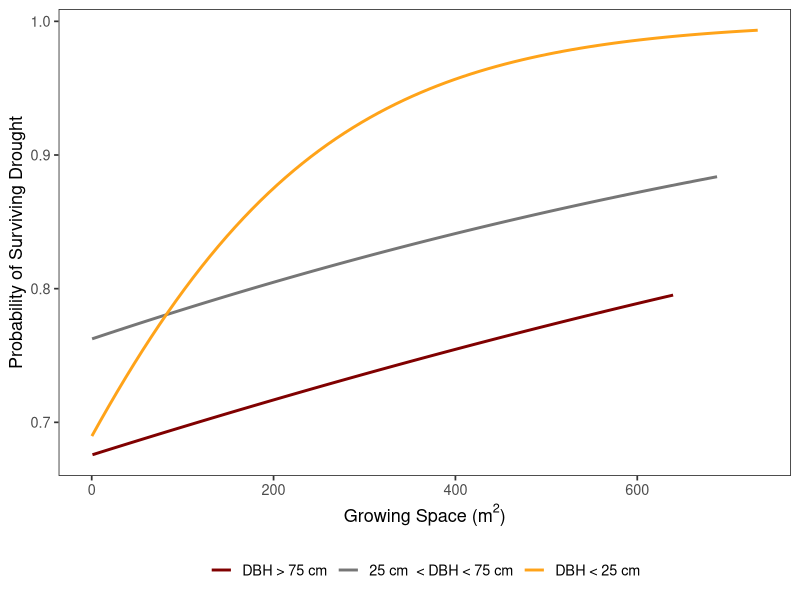
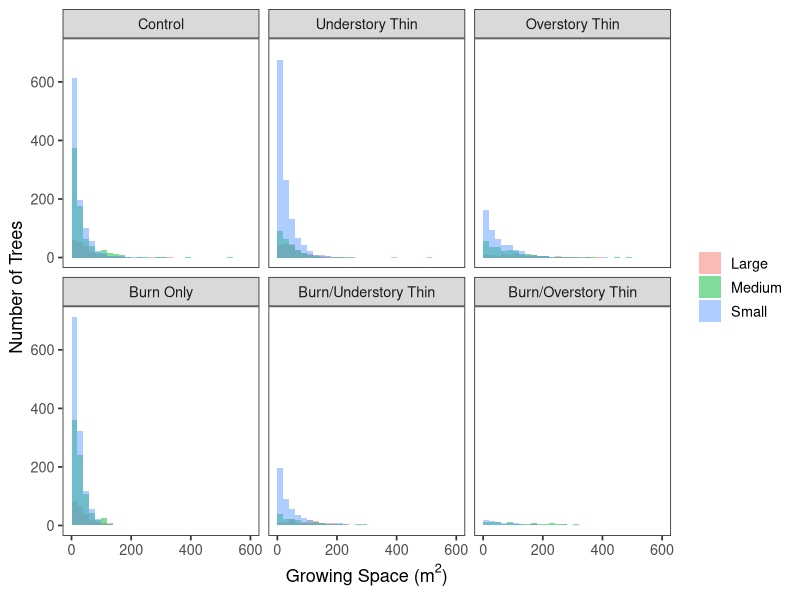
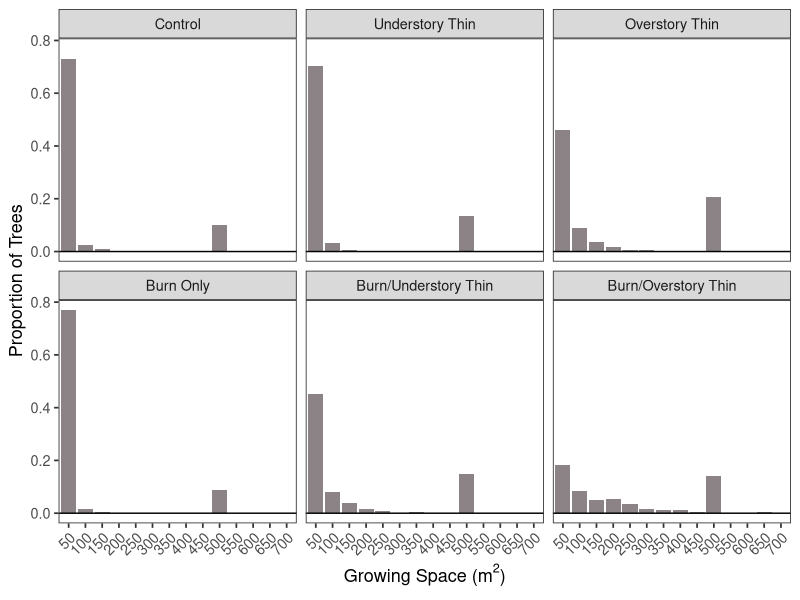

Here is the R script that generated these plots, in order: (Note: this script raises an error after producing the figures.)
#Set working directory
setwd("C:/Users/maris/Desktop/TEAK Carbon Manuscript Code (Feb)")
library(ggplot2)
library(ggsci)
library(data.table)


#Figure 1 - Logistic Regression of Survival Probability
ddd <- read.csv("ddd_800.csv")

ddd$Size <- NA
ddd[which(ddd$DBH_11 < 75 | ddd$DBH_11 > 25), "Size"] <- "Medium"
ddd[which(ddd$DBH_11 > 75), "Size"] <- "Large"
ddd[which(ddd$DBH_11 < 25), "Size"] <- "Small"

ddd$Area <- as.numeric(ddd$Area)
ddd$Treatment <- as.factor(ddd$Treatment)

ddd$SDD <- NA
ddd[which(ddd$DDD == "1"), "SDD"] <- 0
ddd[which(ddd$DDD == "0"), "SDD"] <- 1
ddd$sizeclass <- as.factor(ddd$sizeclass)

treatments <- c('bc' = "Burn/Understory Thin", 'bn' = "Burn Only", 'bs' = 'Burn/Overstory Thin', 'uc'= "Understory Thin", 'un'="Control", 'us'="Overstory Thin")

ddd$Treatment_ordered <- factor(ddd$Treatment, levels=c('un', 'uc','us', 'bn', 'bc', 'bs'))

p <-ggplot(ddd, aes(x=Growing.Space, y=SDD, colour=Size, group=Size)) + stat_smooth(method="glm", method.args=list(family="binomial"), se=FALSE)+ 
  ylab("Probability of Surviving Drought") +
  xlab(expression(paste("Growing Space (", m^2, ")")))+
  scale_color_uchicago(labels = c("DBH > 75 cm", "25 cm  < DBH < 75 cm", "DBH < 25 cm"))


size_log <- p + theme_bw(base_size=13) + theme(legend.title=element_blank()) + theme(panel.grid.major = element_blank(),panel.grid.minor = element_blank(), axis.line = element_blank())+
  theme(legend.position="bottom", legend.direction="horizontal", legend.spacing.x= unit(0.5, 'cm'))

ggsave("SurvivalRegression(no facet).png", plot=size_log, width= 8, height= 6, dpi = 500)

#Histogram
p <- ggplot(ddd, aes(Growing.Space, fill=Size)) + 
  ylab("Number of Trees")+
  xlab(expression(paste("Growing Space (", m^2, ")")))+
  geom_histogram(alpha=0.5, breaks=seq(0, 600, by = 20), position="identity")+
  facet_wrap(~Treatment_ordered, labeller = as_labeller(treatments))


hist_area <- p + theme_bw(base_size=13) + theme(legend.title=element_blank()) + theme(panel.grid.major = element_blank(),panel.grid.minor = element_blank(), axis.line = element_blank())

ggsave("growingspacedistribution(updatedwithsizeclass).png", plot=hist_area, width= 8, height= 6, dpi = 500)

#Reformatting the DDD dataframe

ddd$Growing.Space <- NA

ddd[ddd$Area <= 50, 'Growing.Space'] <- "0-50"
ddd[ddd$Area > 50 & ddd$Area <= 100, 'Growing.Space'] <- "50-100"
ddd[ddd$Area > 100 & ddd$Area <= 150, 'Growing.Space'] <- "100-150"
ddd[ddd$Area > 150 & ddd$Area <= 200, 'Growing.Space'] <- "150-200"
ddd[ddd$Area > 200 & ddd$Area <= 250, 'Growing.Space'] <- "200-250"
ddd[ddd$Area > 250 & ddd$Area <= 300, 'Growing.Space'] <- "250-300"
ddd[ddd$Area > 300 & ddd$Area <= 350, 'Growing.Space'] <- "300-350"
ddd[ddd$Area > 350 & ddd$Area <= 400, 'Growing.Space'] <- "350-400"
ddd[ddd$Area > 400 & ddd$Area <= 450, 'Growing.Space'] <- "400-450"
ddd[ddd$Area > 450 & ddd$Area <= 500, 'Growing.Space'] <- "450-500"
ddd[ddd$Area > 500 & ddd$Area <= 550, 'Growing.Space'] <- "500-550"
ddd[ddd$Area > 550 & ddd$Area <= 600, 'Growing.Space'] <- "550-600"
ddd[ddd$Area > 600 & ddd$Area <= 650, 'Growing.Space'] <- "600-650"

aggregate(count ~ Treatment, ddd, sum)

ddd$Total <- NA
ddd[ddd$Treatment == 'bc', 'Total'] <- 1061
ddd[ddd$Treatment == 'bn', 'Total'] <- 2619
ddd[ddd$Treatment == 'bs', 'Total'] <- 478
ddd[ddd$Treatment == 'uc', 'Total'] <- 1957
ddd[ddd$Treatment == 'un', 'Total'] <- 2269
ddd[ddd$Treatment == 'us', 'Total'] <- 1014

ddd$Prop <- ddd$count/ddd$Total

#Plotting Proportion of Trees rather than count of trees (doesn't look good)
ddd$Growing.Space <- as.factor(ddd$Growing.Space)

p <- ggplot(ddd, aes(x=Growing.Space, y=Prop)) + 
  ylab("Proportion of Trees")+
  xlab(expression(paste("Growing Space (", m^2, ")")))+
  geom_bar( stat="identity", fill="lavenderblush4")+
  scale_x_discrete(labels=c("50","100","150","200","250","300","350", "400", "450", "500", "550", "600", "650", "700"))+
  geom_hline(yintercept = 0)+
  facet_wrap(~Treatment_ordered, labeller = as_labeller(treatments))


bar_area <- p + theme_bw(base_size=13) + theme(legend.title=element_blank()) + theme(panel.grid.major = element_blank(),panel.grid.minor = element_blank()) + theme(axis.text.x=element_text(angle=45, hjust=1))

ggsave("growingspacedistribution(bargraph).png", plot=bar_area, width= 8, height= 6, dpi = 500)

#Line graph with frequency
size=c('Large'= "DBH > 75 cm", 'Medium'="25 cm < DBH < 75 cm", 'Small' = "DBH < 25 cm")

p <- ggplot(ddd, aes(Growing.Space, colour = Treatment)) +
  ylab("Number of Trees")+
  xlab(expression(paste("Growing Space (", m^2, ")")))+
  geom_freqpoly(binwidth = 50)+
  scale_color_jco()+
  facet_grid(rows=vars(Size), labeller=as_labeller(size), scales="free_y")
line_area <- p + theme_bw(base_size=13) + theme(legend.title=element_blank()) + theme(panel.grid.major = element_blank(),panel.grid.minor = element_blank())


ggsave("growingspacedistribution(linegraph_facet_updated).png", plot=line_area, width= 8, height= 6, dpi = 500)

#Creating a density distribution using geom_density
p <- ggplot(ddd, aes(Growing.Space, color=Size)) + geom_density()+
  ylab("Density")+
  xlab(expression(paste("Growing Space (", m^2, ")")))+
  scale_color_uchicago(labels = c("DBH > 75 cm", "25 cm  < DBH < 75 cm", "DBH < 25 cm"))+
  facet_wrap(~Treatment_ordered, labeller = as_labeller(treatments))

p <- p + scale_x_continuous(expand = c(0, 0)) + scale_y_continuous(expand = c(0, 0))


dens_area <- p + theme_bw(base_size=13) + theme(legend.title=element_blank()) + 
  theme(panel.grid.major = element_blank(),panel.grid.minor = element_blank(), axis.line = element_blank())+
  theme(legend.position="bottom", legend.direction="horizontal", legend.spacing.x= unit(0.5, 'cm'))

ggsave("densitydistribution.png", plot=dens_area, width= 8, height= 6, dpi = 500)

#Saving the Survival Regression and Density Distribution as a two part figure

fig1 <- plot_grid(size_log, dens_area, labels = "AUTO", ncol=2)


ggsave("Figure1.pdf", plot=fig1, width= 12, height= 6, dpi = 300)
